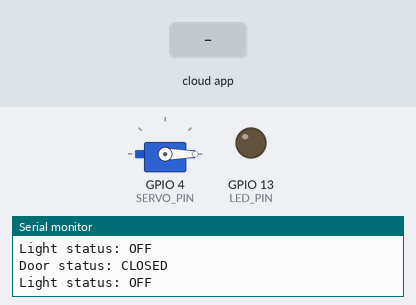
The sketch below on a simulated ESP32. Parts: servo, output pins drawn as LEDs (lit = HIGH), the last lines printed to the serial monitor. Inputs (shaded band) come from the test bench. WiFi joins after 1.5 s; servers stay silent unless stated; the Firebase database answers and starts empty.

Above: at 2.7 s.
2.8 s: the phone or cloud app sets door to 1
4.8 s: the phone or cloud app sets light to 1
At 6.3 s:
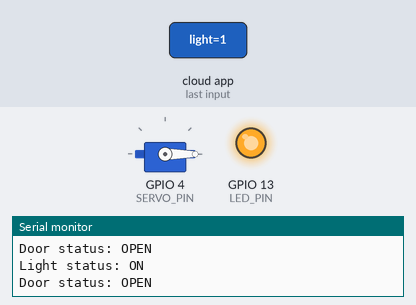
7.1 s: the phone or cloud app sets door to 0
At 9.2 s:
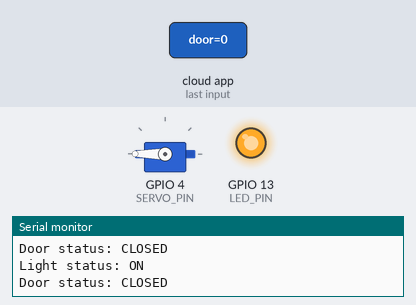
9.8 s: the phone or cloud app sets door to 1
At 9.97 s:
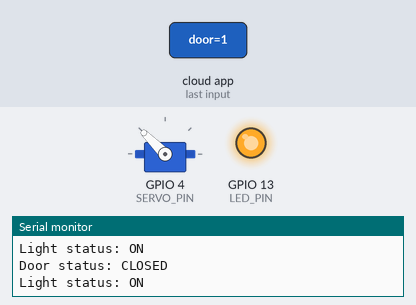
11.8 s: the phone or cloud app sets light to 0
At 13.8 s:
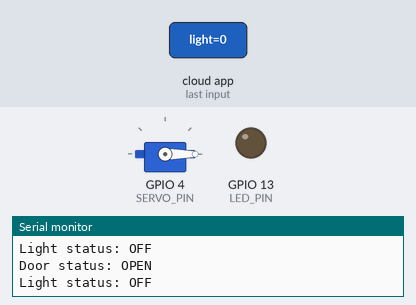
14.1 s: the phone or cloud app sets door to 0
At 15.8 s:
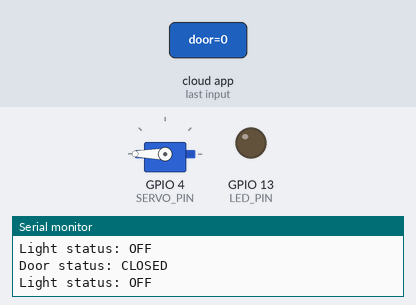
Timing chart, 0 to 17.3 s (numbered marks = the images above; inputs shaded):
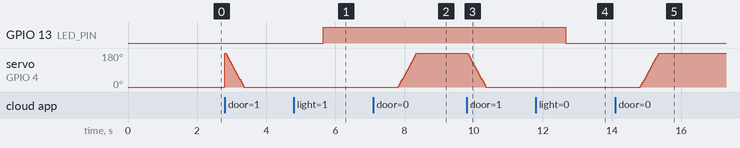

The sketch:

ESP32_Firebase_LED_Control.ino
```cpp
/**
 * ESP32 Firebase LED Control with Servo Door
 *
 * This sketch connects to Firebase Realtime Database and controls
 * an LED based on the value of 'esp_control/light' and a servo door
 * based on the value of 'esp_control/door'
 */

#include <WiFi.h>
#include <Firebase_ESP_Client.h>
#include <ESP32Servo.h>

// Provide the token generation process info.
#include <addons/TokenHelper.h>
// Provide the RTDB payload printing info and other helper functions.
#include <addons/RTDBHelper.h>

// Pin definitions
#define LED_PIN 13
#define SERVO_PIN 4

// Wi-Fi credentials
#define WIFI_SSID "Orange-Othmanahmed"
#define WIFI_PASSWORD "Shaza2017"

// Firebase project API Key
#define API_KEY "AIzaSyDbArT6Ghvz3_MOF1avsRot5i9gjVb2ML8"

// Firebase Realtime Database URL
#define DATABASE_URL "https://smarthub-60812-default-rtdb.firebaseio.com/"

// Define Firebase Data object
FirebaseData fbdo;
FirebaseAuth auth;
FirebaseConfig config;

// Servo object
Servo doorServo;

// Variable to save USER UID
String uid;

// Database paths to monitor
String lightPath = "esp_control/light";
String doorPath = "esp_control/door";

// Last time data was fetched (for polling interval)
unsigned long lastFetchTime = 0;
const unsigned long fetchInterval = 1000; // 1 second polling interval

// Connection status
bool isWifiConnected = false;
bool isFirebaseConnected = false;

// Current states
bool currentLightState = false;
bool currentDoorState = false;

void setup() {
  // Initialize Serial port
  Serial.begin(115200);
  Serial.println("begin");
  Serial.println("ESP32 Firebase LED Control with Servo Door");

  // Initialize LED pin as output
  pinMode(LED_PIN, OUTPUT);
  digitalWrite(LED_PIN, LOW); // Turn off LED initially

  // Initialize Servo
  doorServo.attach(SERVO_PIN);
  doorServo.write(0); // Set servo to initial position (door closed)

  // Connect to Wi-Fi
  connectToWiFi();

  // Initialize Firebase
  initFirebase();
}

void loop() {
  // Check if Wi-Fi is still connected
  if (WiFi.status() != WL_CONNECTED) {
    Serial.println("Wi-Fi disconnected. Attempting to reconnect...");
    connectToWiFi();
  }

  // Only proceed if Firebase is ready
  if (Firebase.ready()) {
    // Poll Firebase at the specified interval
    unsigned long currentMillis = millis();
    if (currentMillis - lastFetchTime >= fetchInterval) {
      lastFetchTime = currentMillis;
      readFirebaseData();
    }
  } else if (isWifiConnected && !isFirebaseConnected) {
    // If Wi-Fi is connected but Firebase isn't, try to reconnect Firebase
    Serial.println("Firebase not connected. Attempting to reconnect...");
    initFirebase();
  }
}

void connectToWiFi() {
  Serial.print("Connecting to Wi-Fi");
  WiFi.begin(WIFI_SSID, WIFI_PASSWORD);

  unsigned long startTime = millis();
  while (WiFi.status() != WL_CONNECTED) {
    if (millis() - startTime > 10000) { // 10 second timeout
      Serial.println("\nFailed to connect to Wi-Fi. Please check credentials.");
      delay(5000);
      startTime = millis(); // Reset timer and try again
      WiFi.begin(WIFI_SSID, WIFI_PASSWORD);
    }
    Serial.print(".");
    delay(300);
  }

  Serial.println();
  Serial.print("Connected with IP: ");
  Serial.println(WiFi.localIP());
  isWifiConnected = true;
}

void initFirebase() {
  Serial.println("Initializing Firebase...");

  config.api_key = API_KEY;
  config.database_url = DATABASE_URL;

  auth.user.email = "deifm81@gmail.com";
  auth.user.password = "1qaz2wsx";

  Firebase.begin(&config, &auth);
  Firebase.reconnectWiFi(true);
}

void readFirebaseData() {
  // Read light status
  if (Firebase.RTDB.getBool(&fbdo, lightPath)) {
    // Successfully got light data
    currentLightState = fbdo.boolData();
    Serial.print("Light status: ");
    Serial.println(currentLightState ? "ON" : "OFF");

    // Control the LED
    digitalWrite(LED_PIN, currentLightState ? HIGH : LOW);
  } else {
    // Failed to get data
    Serial.print("Firebase light read failed: ");
    Serial.println(fbdo.errorReason());
    isFirebaseConnected = false;
  }

  // Read door status
  if (Firebase.RTDB.getBool(&fbdo, doorPath)) {
    // Successfully got door data
    bool doorStatus = fbdo.boolData();

    // Only control the servo if the state has changed
    if (doorStatus != currentDoorState) {
      currentDoorState = doorStatus;
      controlDoor(doorStatus);
    }

    Serial.print("Door status: ");
    Serial.println(doorStatus ? "OPEN" : "CLOSED");
  } else {
    // Failed to get data
    Serial.print("Firebase door read failed: ");
    Serial.println(fbdo.errorReason());
    isFirebaseConnected = false;
  }
}

void controlDoor(bool isOpen) {
  if (isOpen) {
    // Open the door (0 to 180 degrees)
    for (int pos = 180; pos >= 0; pos -= 5) {
      doorServo.write(pos);
      delay(15);  // Small delay for smooth movement
    }
  } else {
    // Close the door (180 to 0 degrees)
    for (int pos = 0; pos <= 180; pos += 5) {
      doorServo.write(pos);
      delay(15);  // Small delay for smooth movement
    }
  }
}
```

Measured:
- after the input at 4.8 s, GPIO 13 (LED_PIN): LOW → HIGH after 0.86 s
- after the input at 7.1 s, servo on GPIO 4 (SERVO_PIN): moves from 0° to 180° over 0.53 s, starting after 0.72 s
- after the input at 9.8 s, servo on GPIO 4 (SERVO_PIN): moves from 180° to 0° over 0.53 s, starting at once
- after the input at 11.8 s, GPIO 13 (LED_PIN): HIGH → LOW after 0.86 s
- after the input at 14.1 s, servo on GPIO 4 (SERVO_PIN): moves from 0° to 180° over 0.53 s, starting after 0.72 s
